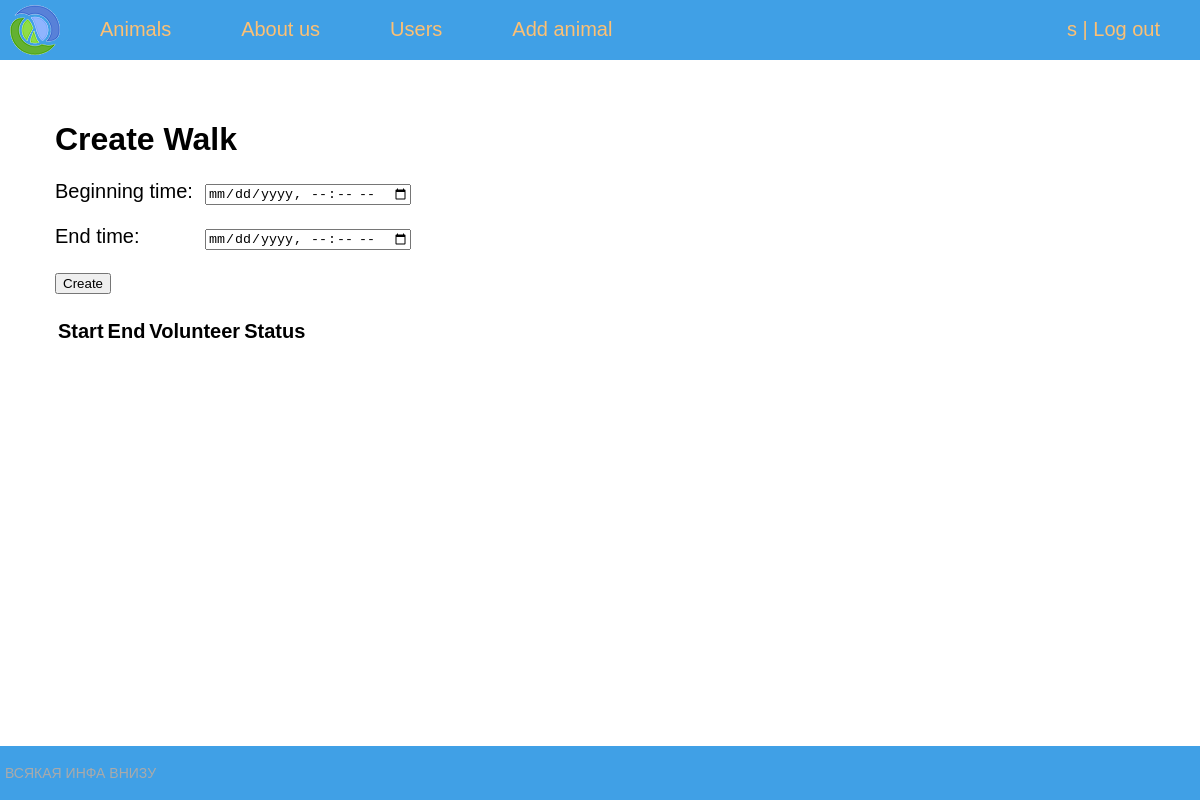
The app's page /manage_walks/2/ (signed in), older data.
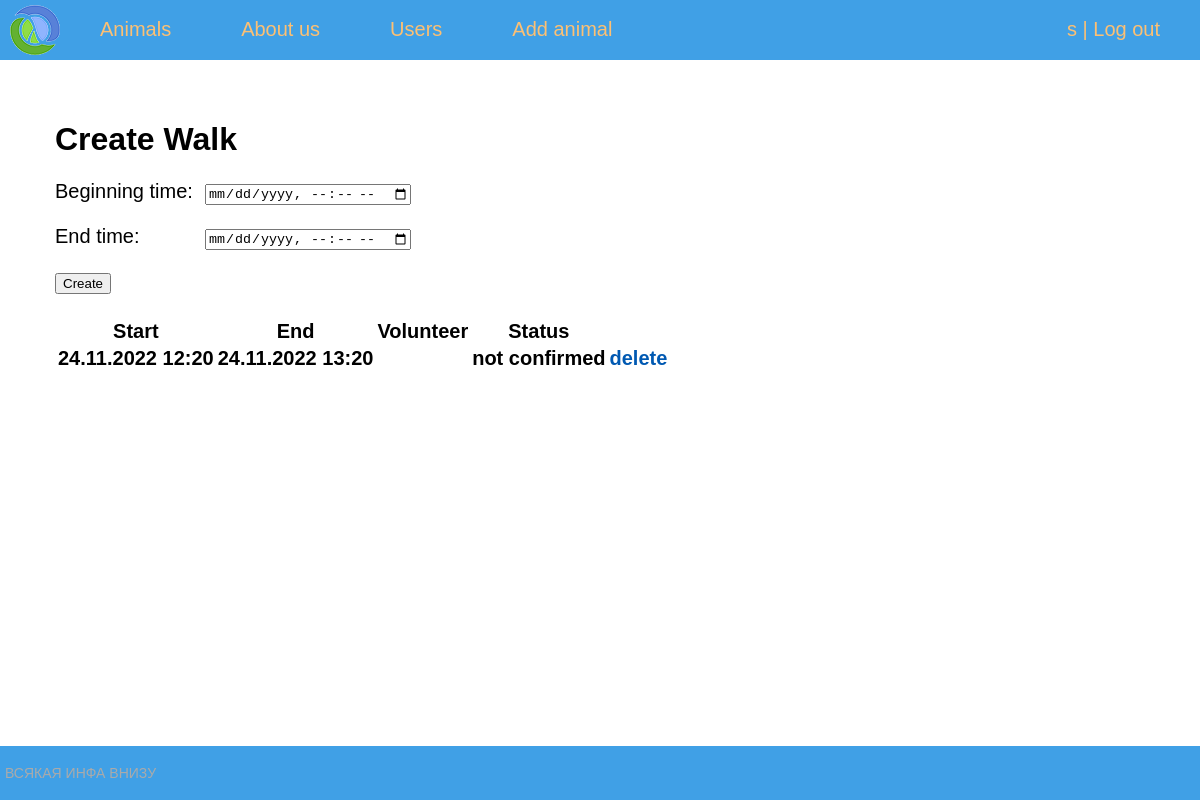
The same page, newer data.
### shelter/models.py (models this page shows, shortened)
class Walk(models.Model):
    status = models.CharField(max_length=14, default="not confirmed")
    walker = models.ForeignKey(Account, on_delete=models.CASCADE, null=True)
    animal = models.ForeignKey(Animal, on_delete=models.CASCADE, null=False, blank=False)
    starting = models.DateTimeField(default="not confirmed", null=False, blank=False)
    ending = models.DateTimeField(default="not confirmed", null=False, blank=False)
    class Meta:
        ordering = ('-starting',)

### shelter/views.py (the view, shortened to what this page needs)
# urls.py: path('manage_walks/<int:animalid>/', ManageAnimalWalks.as_view(), name="manage_walks"),
@method_decorator(login_required, name='dispatch')
class ManageAnimalWalks(DataMixin, UserPassesTestMixin, BaseListView, TemplateResponseMixin):
    model = Walk
    template_name = 'shelter/manage_walks.html'
    context_object_name = 'walks'
    pk_url_kwarg = 'animalid'
    paginate_by = 15
    def get(self, request, *args, **kwargs):
        walk_id = request.GET.get('walk', '')
        self.object_list = self.get_queryset()
        allow_empty = self.get_allow_empty()
        context = self.get_context_data(pk=self.kwargs['animalid'])
        return self.render_to_response(context)
    def get_queryset(self):
        queryset = Walk.objects.filter(animal_id=self.kwargs['animalid']).select_related('walker')
        return queryset
    def get_context_data(self, *, object_list=None, **kwargs):
        context = super().get_context_data(**kwargs)
        c_def = self.get_user_context(title="Create Walk")
        return dict(list(context.items()) + list(c_def.items()))
    def test_func(self):
        if self.request.user.position == "employee":
            return True
        return False

### shelter/utils.py (called while the page is built)
    def get_user_context(self, **kwargs):
        context = kwargs
        context['menu'] = menu
        return context

### shelter/templates/shelter/manage_walks.html (shortened to what this page needs)
{% extends 'shelter/base.html' %}
{% block content %}
<h1>{{title}}</h1>
<form method="post">
        <p><label class="form-label" for="id_starting">Beginning time: </label><input type="datetime-local" name="starting" required id="id_starting"></p>
        <p><label class="form-label" for="id_ending">End time: </label><input type="datetime-local" name="ending" required id="id_ending"></p>
        <button type="submit">Create</button>
</form>
<br>
<table>
    <tr><th>Start</th><th>End</th><th>Volunteer</th><th>Status</th><th></th><th></th></tr>
{% for walk in walks %}
    <tr>
        <th> {{walk.starting|date:"d.m.Y H:i"}}</th>
        <th>{{walk.ending|date:"d.m.Y H:i"}}</th>
        <th>
        </th>
        <th>{{walk.status}}</th>
        <th>
            {% if  walk.status == 'not confirmed' %}
            <a href="{% url 'manage_walks' pk %}?delete=1&walk={{walk.pk}}">delete</a>
            {% endif %}
        </th>
        <th>
        </th>
    </tr>
{% endfor %}
</table>
{% endblock %}

### shelter/templates/shelter/base.html (shortened to what this page needs)
{% load static %}
<!DOCTYPE html>
<html>
<head>
	<link type="text/css" href="{% static 'shelter/css/styles.css' %}" rel="stylesheet" />
</head>
<body>
<table class="table-page" border=0 cellpadding="0" cellspacing="0">
<tr><td valign=top>
{% block mainmenu %}
		<div class="header">
			<ul id="mainmenu" class="mainmenu">
				<li class="logo"><a href="{% url 'home' %}"><div class="logo"></div></a></li>
				{% for m in menu %}
				    <li><a href="{% url m.url_name %}">{{m.title}}</a></li>
				{% endfor %}
				{% if user.position == "employee" or user.position == "admin" %}
				    <li><a href="{% url 'users' %}">Users</a></li>
				{% endif %}
            	{% if user.position == "employee" %}
				    <li><a href="{% url 'addanimal' %}">Add animal</a></li>
				{% endif %}
				{% if request.user.is_authenticated %}
				    <li class="last"><a href="{% url 'mypage' %}">{{user.username}}</a> | <a href="{% url 'logout' %}">Log out</a></li>
				{% else %}
				    <li class="last"><a href="{% url 'register' %}">Register</a> | <a href="{% url 'login' %}">Log in</a></li>
				{% endif %}
			</ul>
		</div>
{% endblock mainmenu %}
<table class="table-content" border=0 cellpadding="0" cellspacing="0">
<td valign="top" class="content">
	<div class="content-text">
{% block content %}
{% endblock %}
	</div>
</td></tr></table>
<tr><td valign=top>
	<div id="footer">
		<p>ВСЯКАЯ ИНФА ВНИЗУ</p>
	</div>
</td></tr></table>
</body>
</html>

Row changes from the older to the newer data that the page shows:
added Walk: starting "24.11.2022 12:20", ending "24.11.2022 13:20", status "not confirmed"
